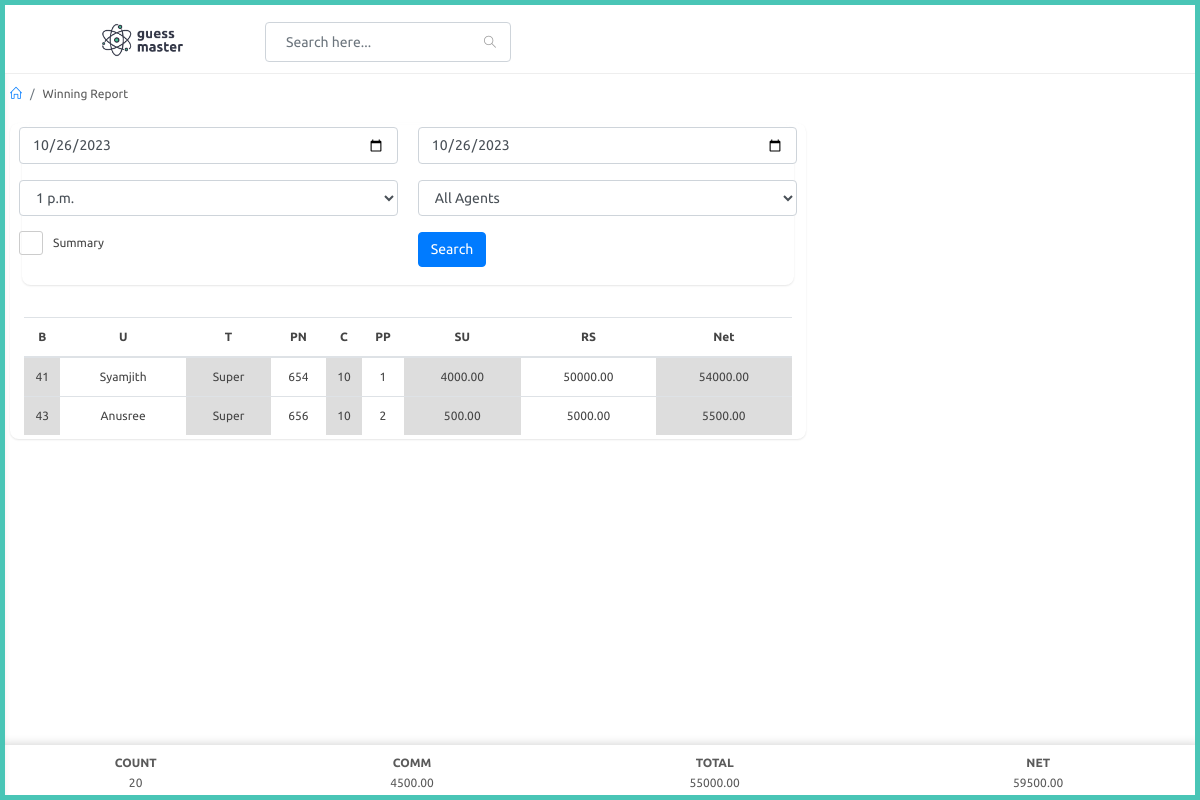
/adminapp/winning_report, run on an earlier commit of the app's database.
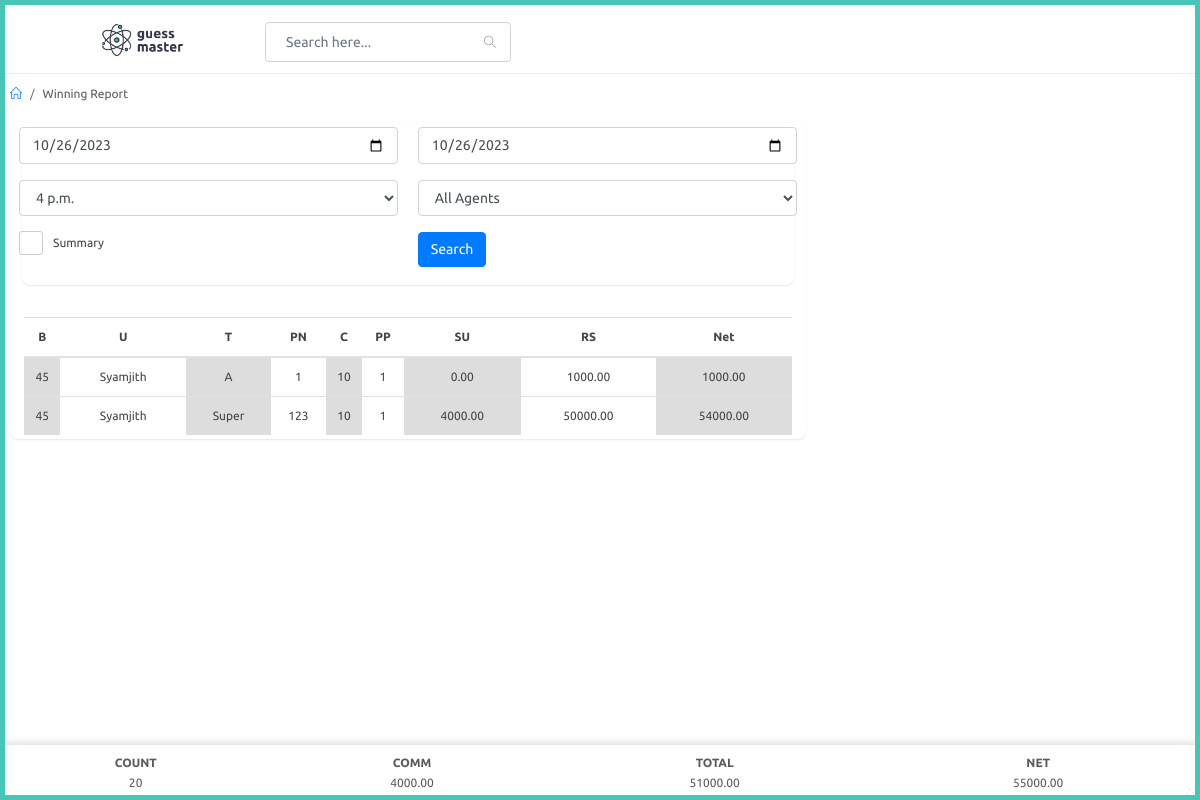
And on a later commit of the database.
### adminapp/models.py (models this page shows, shortened)
class Winning(models.Model):
    date = models.DateField()
    time = models.ForeignKey(PlayTime,on_delete=models.CASCADE,null=True)
    agent = models.ForeignKey(Agent,on_delete=models.CASCADE,null=True)
    dealer = models.ForeignKey(Dealer,on_delete=models.CASCADE,null=True)
    bill = models.CharField(max_length=100)
    number = models.CharField(max_length=3)
    LSK = models.CharField(max_length=100)
    count = models.IntegerField()
    position = models.CharField(max_length=10)
    prize = models.DecimalField(max_digits=10, decimal_places=2)
    commission = models.DecimalField(max_digits=10, decimal_places=2)
    total = models.DecimalField(max_digits=10, decimal_places=2)

### website/models.py (models this page shows)
class Agent(models.Model):
    user = models.OneToOneField(User,on_delete=models.CASCADE,related_name="agent")
    agent_name = models.CharField(max_length=100)
    phone_number = models.CharField(max_length=100)
    def __str__(self):
        return str(self.agent_name)

class Dealer(models.Model):
    user = models.OneToOneField(User,on_delete=models.CASCADE,related_name="dealer")
    agent = models.ForeignKey(Agent,on_delete=models.CASCADE,null=True)
    dealer_name = models.CharField(max_length=100)
    phone_number = models.CharField(max_length=100)
    def __str__(self):
        return str(self.dealer_name)

### adminapp/views.py (the view)
# urls.py: path('winning_report',views.winning_report,name="winning_report"),
def winning_report(request):
    times = PlayTime.objects.filter().all()
    print(times)
    ist = pytz.timezone('Asia/Kolkata')
    current_date = timezone.now().astimezone(ist).date()
    current_time = timezone.now().astimezone(ist).time()
    winnings = []
    totals = []
    aggregated_winnings = []
    if request.method == 'POST':
        from_date = request.POST.get('from-date')
        to_date = request.POST.get('to-date')
        select_time = request.POST.get('time')
        select_agent = request.POST.get('select-agent')
        print(from_date,to_date,select_time,select_agent)
        agents = Agent.objects.filter().all()
        if select_time != 'all':
            if select_agent != 'all':
                winnings = Winning.objects.filter(Q(agent__user=select_agent) | Q(dealer__agent__user=select_agent),date__range=[from_date, to_date],time=select_time)
                print(winnings)
                aggregated_winnings = winnings.values('bill', 'LSK', 'number').annotate(
                    total_count=Sum('count'),
                    total_commission=Sum('commission'),
                    total_prize=Sum('prize'),
                    total_net=Sum('total'),
                    agent=F('agent__agent_name'),
                    dealer=F('dealer__dealer_name'),
                    position=F('position'),
                )
                totals = Winning.objects.filter(Q(agent__user=select_agent) | Q(dealer__agent__user=select_agent),date__range=[from_date, to_date],time=select_time).aggregate(total_count=Sum('count'),total_commission=Sum('commission'),total_rs=Sum('prize'),total_net=Sum('total'))
                context = {
                    'times' : times,
                    'agents' : agents,
                    'winnings' : winnings,
                    'totals' : totals,
                    'aggr' : aggregated_winnings,
                    'selected_time' : select_time,
                    'selected_agent' : select_agent,
                    'selected_from' : from_date,
                    'selected_to' : to_date,
                }
            else:
                winnings = Winning.objects.filter(date__range=[from_date, to_date],time=select_time)
                print(winnings)
                aggregated_winnings = winnings.values('bill', 'LSK', 'number').annotate(
                    total_count=Sum('count'),
                    total_commission=Sum('commission'),
                    total_prize=Sum('prize'),
                    total_net=Sum('total'),
                    agent=F('agent__agent_name'),
                    dealer=F('dealer__dealer_name'),
                    position=F('position'),
                )
                totals = Winning.objects.filter(date__range=[from_date, to_date],time=select_time).aggregate(total_count=Sum('count'),total_commission=Sum('commission'),total_rs=Sum('prize'),total_net=Sum('total'))
                context = {
                    'times' : times,
                    'agents' : agents,
                    'winnings' : winnings,
                    'totals' : totals,
                    'aggr' : aggregated_winnings,
                    'selected_time' : select_time,
                    'selected_agent' : 'all',
                    'selected_from' : from_date,
                    'selected_to' : to_date,
                }
            return render(request,'adminapp/winning_report.html',context)
        else:
            print("time is all")
            if select_agent != 'all':
                winnings = Winning.objects.filter(Q(agent__user=select_agent) | Q(dealer__agent__user=select_agent),date__range=[from_date, to_date])
                print(winnings)
                aggregated_winnings = winnings.values('bill', 'LSK', 'number').annotate(
                    total_count=Sum('count'),
                    total_commission=Sum('commission'),
                    total_prize=Sum('prize'),
                    total_net=Sum('total'),
                    agent=F('agent__agent_name'),
                    dealer=F('dealer__dealer_name'),
                    position=F('position'),
                )
                totals = Winning.objects.filter(Q(agent__user=select_agent) | Q(dealer__agent__user=select_agent),date__range=[from_date, to_date]).aggregate(total_count=Sum('count'),total_commission=Sum('commission'),total_rs=Sum('prize'),total_net=Sum('total'))
                context = {
                    'times' : times,
                    'agents' : agents,
                    'winnings' : winnings,
                    'totals' : totals,
                    'aggr' : aggregated_winnings,
                    'selected_time' : 'all',
                    'selected_agent' : select_agent,
                    'selected_from' : from_date,
                    'selected_to' : to_date,
                }
            else:
                winnings = Winning.objects.filter(date__range=[from_date, to_date])
                print(winnings)
                aggregated_winnings = winnings.values('bill', 'LSK', 'number').annotate(
                    total_count=Sum('count'),
                    total_commission=Sum('commission'),
                    total_prize=Sum('prize'),
                    total_net=Sum('total'),
                    agent=F('agent__agent_name'),
                    dealer=F('dealer__dealer_name'),
                    position=F('position'),
                )
                totals = Winning.objects.filter(date__range=[from_date, to_date]).aggregate(total_count=Sum('count'),total_commission=Sum('commission'),total_rs=Sum('prize'),total_net=Sum('total'))
                context = {
                    'times' : times,
                    'agents' : agents,
                    'winnings' : winnings,
                    'totals' : totals,
                    'aggr' : aggregated_winnings,
                    'selected_time' : 'all',
                    'selected_agent' : 'all',
                    'selected_from' : from_date,
                    'selected_to' : to_date,
                }
            return render(request,'adminapp/winning_report.html',context)
    else:
        try:
            matching_play_times = Winning.objects.filter().last()
            agents = Agent.objects.filter().all()
            winnings = Winning.objects.filter(date=current_date,time=matching_play_times.time)
            aggregated_winnings = winnings.values('bill', 'LSK', 'number').annotate(
                total_count=Sum('count'),
                total_commission=Sum('commission'),
                total_prize=Sum('prize'),
                total_net=Sum('total'),
                agent=F('agent__agent_name'),
                dealer=F('dealer__dealer_name'),
                position=F('position'),
            )
            totals = Winning.objects.filter(date=current_date,time=matching_play_times.time).aggregate(total_count=Sum('count'),total_commission=Sum('commission'),total_rs=Sum('prize'),total_net=Sum('total'))
        except:
            pass
        context = {
            'times' : times,
            'agents' : agents,
            'winnings' : winnings,
            'totals' : totals,
            'aggr' : aggregated_winnings,
            'selected_time' : matching_play_times.time.id,
            'selected_agent' : 'all'
        }
        return render(request,'adminapp/winning_report.html',context)

### templates/adminapp/winning_report.html (shortened to what this page needs)
{% extends 'adminapp/partials/base.html' %}
{% load static %}
{% block content %}
<div id="main-content">
    <div class="container-fluid">
        <div class="block-header">
            <div class="row">
                <div class="col-lg-5 col-md-8 col-sm-12">
                    <ul class="breadcrumb">
                        <li class="breadcrumb-item"><a href="{% url 'adminapp:index' %}"><i class="icon-home"></i></a></li>
                        <li class="breadcrumb-item">Winning Report</li>
                    </ul>
                </div>
            </div>
        </div>
        <div class="row clearfix" style="padding-bottom: 50px;">
            <form method="POST">
            <div class="col-lg-12 col-md-12 col-sm-12">
                <div class="card">
                    <div class="body">
                        <div class="col-lg-12">
                            <div class="card">
                                <div class="body">
                                    <div class="row clearfix">
                                        <div class="col-md-6 col-6">
                                            <div class="form-group">
                                                <input type="date" class="form-control" id="from-date" name="from-date">
                                            </div>
                                        </div>
                                        <div class="col-md-6 col-6">
                                            <div class="form-group">
                                                <input type="date" class="form-control" id="to-date" name="to-date">
                                            </div>
                                        </div>
                                        <div class="col-md-6 col-6">
                                            <div class="form-group">
                                                <select class="form-control show-tick ms select2" data-placeholder="Select"
                                                    name="time" id="time">
                                                    {% for time in times %}
                                                    <option value="{{time.id}}">{{time.game_time}}</option>
                                                    {% endfor %}
                                                </select>
                                            </div>
                                        </div>
                                     <div class="col-md-6 col-6">
                                        <div class="form-group">
                                            <div class="mb-3">
                                                <select class="form-control show-tick ms select2" data-placeholder="Select" name="select-agent" id="agent">
                                                    <option value="all">All Agents</option>
                                                </select>
                                            </div>
                                        </div>
                                    </div>
                                    <div class="col-md-6 col-6">
                                        <label class="control-inline fancy-checkbox ml-auto">
                                            <span>Summary</span>
                                        </label>
                                    </div>
                                    <div class="col-md-6 col-6">
                                        <div class="form-group">
                                                <button type="submit" class="btn btn-primary">Search</button>
                                            </div>
                                        </div>
                                    </div>
                                    </div>
                                 </div>
                                <div class="body">
                                    <div class="table-responsive">
                                        <table class="table m-b-0">
                                            <thead>
                                                <tr>
                                                     <th class="th">B</th>
                                                     <th class="th">U</th>
                                                     <th class="th">T</th>
                                                     <th class="th">PN</th>
                                                     <th class="th">C</th>
                                                     <th class="th">PP</th>
                                                     <th class="th">SU</th>
                                                     <th class="th">RS</th>
                                                     <th class="th">Net</th>
                                                </tr>
                                            </thead>
                                            <tbody class="not-summary">
                                                {% for winning in winnings %}
                                                <tr>
                                                    <td class="td2">{{winning.bill}}</td>
                                                    {% if winning.agent %}
                                                    <td class="td3">{{winning.agent}}</td>
                                                    {% else %}
                                                    <td class="td3">{{winning.dealer}}</td>
                                                    {% endif %}
                                                    <td class="td2">{{winning.LSK}}</td>
                                                    <td class="td3">{{winning.number}}</td>
                                                    <td class="td2">{{winning.count}}</td>
                                                    <td class="td3">{{winning.position}}</td>
                                                    <td class="td2">{{winning.commission}}</td>
                                                    <td class="td3">{{winning.prize}}</td>
                                                    <td class="td2">{{winning.total}}</td>
                                                </tr>
                                                {% endfor %}
                                            </tbody>
                                        </table>
                                    </div>
                                </div>
                            </div>
                        </div>
                    </div>
                    </div>
                </div>
            </div>
        </div>
    </div>
<nav class="navbar-bottom">
    <table>
        <thead>
            <tr>
                 <th class="th1">COUNT</th>
                 <th class="th1">COMM</th>
                 <th class="th1">TOTAL</th>
                 <th class="th1">NET</th>
            </tr>
        </thead>
        <tbody>
            <tr>
                <td class="td1">{{totals.total_count}}</td>
                <td class="td1">{{totals.total_commission|floatformat:2 }}</td>
                <td class="td1">{{totals.total_rs|floatformat:2 }}</td>
                <td class="td1">{{totals.total_net|floatformat:2 }}</td>
            </tr>
        </tbody>
    </table>
</nav>
{% endblock %}

What changed in the data, as far as the page shows it:
removed Winning: bill "41", agent "Syamjith", LSK "Super", number "654", count "10", position "1", commission "4000.00", prize "50000.00", total "54000.00"
removed Winning: bill "43", dealer "Anusree", LSK "Super", number "656", count "10", position "2", commission "500.00", prize "5000.00", total "5500.00"
added Winning: bill "45", agent "Syamjith", LSK "A", number "1", count "10", position "1", commission "0.00", prize "1000.00", total "1000.00"
added Winning: bill "45", agent "Syamjith", LSK "Super", number "123", count "10", position "1", commission "4000.00", prize "50000.00", total "54000.00"
Also different on the page:
form field time: "1 p.m." → "4 p.m."
{{ totals.total_commission|floatformat:2 }}: "4500.00" → "4000.00"
{{ totals.total_rs|floatformat:2 }}: "55000.00" → "51000.00"
{{ totals.total_net|floatformat:2 }}: "59500.00" → "55000.00"
